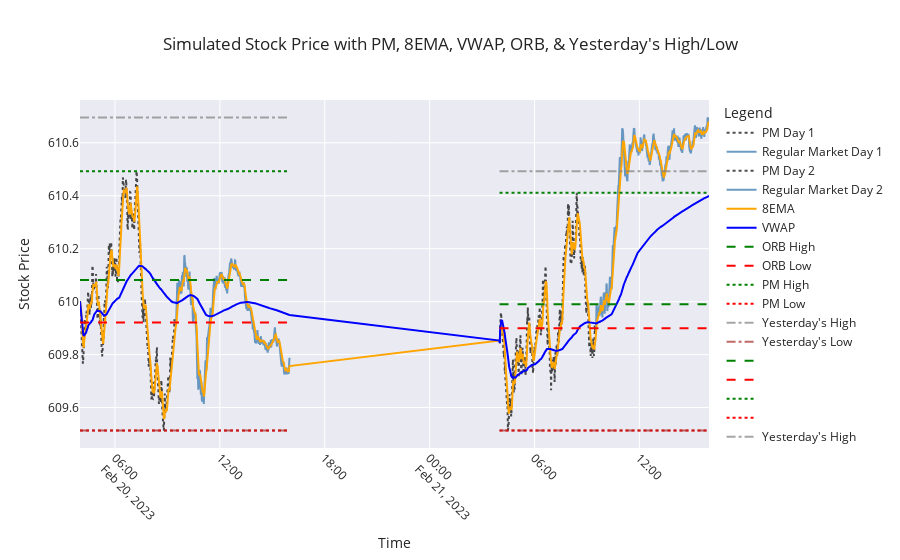

Here is the notebook cell this chart was saved with:
### Code cell
import numpy as np  # Importing numpy for numerical operations
import pandas as pd
import seaborn as sns
from plotly.subplots import make_subplots
from ipywidgets import widgets
from IPython.display import display
from Gen_SPY_With_Indicators import simulate_stock  # Importing simulation function
import matplotlib.pyplot as plt  # Importing matplotlib for plotting
import matplotlib.ticker as mticker  # For proper Y-axis formatting

def generate_signals(df, stop_loss_pct=0.02):
    """ Generates trade signals based on ORB, VWAP, 8EMA, PM High/Low, and Yest High/Low """

    df['Signal'] = ''
    df['Stop_Loss'] = np.nan  # Initialize Stop_Loss column

    # Buy Call: Price breaks ORB High & supported by 8EMA & VWAP
    df.loc[
        (df['Close'] > df['ORB_High']) & 
        (df['Close'] > df['VWAP']) & 
        (df['Close'] > df['8EMA']),
        'Signal'
    ] = 'BUY CALL'

    # Sell Put: Price breaks ORB Low & rejected by 8EMA & VWAP
    df.loc[
        (df['Close'] < df['ORB_Low']) & 
        (df['Close'] < df['VWAP']) & 
        (df['Close'] < df['8EMA']),
        'Signal'
    ] = 'BUY PUT'

    # Boost Call Confidence if PM High or Yesterday's High is broken
    df.loc[
        (df['Signal'] == 'BUY CALL') & 
        ((df['Close'] > df['PM_High']) | (df['Close'] > df['Yest_High'])),
        'Signal'
    ] = 'STRONG BUY CALL'

    # Boost Put Confidence if PM Low or Yesterday's Low is broken
    df.loc[
        (df['Signal'] == 'BUY PUT') & 
        ((df['Close'] < df['PM_Low']) | (df['Close'] < df['Yest_Low'])),
        'Signal'
    ] = 'STRONG BUY PUT'

    # Add stop loss levels
    df.loc[df['Signal'].isin(['BUY CALL', 'STRONG BUY CALL']), 'Stop_Loss'] = df['Close'] * (1 - stop_loss_pct)
    df.loc[df['Signal'].isin(['BUY PUT', 'STRONG BUY PUT']), 'Stop_Loss'] = df['Close'] * (1 + stop_loss_pct)

    return df

# Simulate Stock Data for 2 Days
simulated_data, yesterday_high, yesterday_low = simulate_stock(number_of_days)

# Apply Signal Generation
simulated_data = generate_signals(simulated_data)

import plotly.express as px
import plotly.graph_objects as go

# Set seaborn style
sns.set(style="whitegrid")

# Create a subplot
fig = make_subplots(rows=1, cols=1)

# Function to update the plot based on the toggle button
def update_plot(change):
    fig.data = []  # Clear existing traces

    if toggle_button.value:
        # Add candlestick traces for each day
        for day in simulated_data["Day"].unique():
            day_data = simulated_data[simulated_data["Day"] == day]
            pm_data = day_data[day_data["Session"] == "PM"]
            market_data = day_data[day_data["Session"] == "Regular Market"]

            if not pm_data.empty:
                fig.add_trace(go.Candlestick(x=pm_data['Timestamp'], open=pm_data['Open'], high=pm_data['High'], low=pm_data['Low'], close=pm_data['Close'], name=f"PM Day {day}"))
            if not market_data.empty:
                fig.add_trace(go.Candlestick(x=market_data['Timestamp'], open=market_data['Open'], high=market_data['High'], low=market_data['Low'], close=market_data['Close'], name=f"Regular Market Day {day}"))
    else:
        # Add line traces for each day
        for day in simulated_data["Day"].unique():
            day_data = simulated_data[simulated_data["Day"] == day]
            pm_data = day_data[day_data["Session"] == "PM"]
            market_data = day_data[day_data["Session"] == "Regular Market"]

            fig.add_trace(go.Scatter(x=pm_data['Timestamp'], y=pm_data['Close'], mode='lines', name=f"PM Day {day}", line=dict(color="black", dash="dot"), opacity=0.7))
            fig.add_trace(go.Scatter(x=market_data['Timestamp'], y=market_data['Close'], mode='lines', name=f"Regular Market Day {day}", line=dict(color="steelblue"), opacity=0.8))

    # Add traces for indicators
    fig.add_trace(go.Scatter(x=simulated_data['Timestamp'], y=simulated_data['8EMA'], mode='lines', name="8EMA", line=dict(color="orange")))
    fig.add_trace(go.Scatter(x=simulated_data['Timestamp'], y=simulated_data['VWAP'], mode='lines', name="VWAP", line=dict(color="blue")))

    # Add traces for ORB and PM High/Low
    for day in simulated_data['Day'].unique():
        day_data = simulated_data[simulated_data['Day'] == day]
        fig.add_trace(go.Scatter(x=day_data['Timestamp'], y=day_data['ORB_High'], mode='lines', name="ORB High" if day == 1 else "", line=dict(color="green", dash="dash")))
        fig.add_trace(go.Scatter(x=day_data['Timestamp'], y=day_data['ORB_Low'], mode='lines', name="ORB Low" if day == 1 else "", line=dict(color="red", dash="dash")))
        fig.add_trace(go.Scatter(x=day_data['Timestamp'], y=day_data['PM_High'], mode='lines', name="PM High" if day == 1 else "", line=dict(color="green", dash="dot")))
        fig.add_trace(go.Scatter(x=day_data['Timestamp'], y=day_data['PM_Low'], mode='lines', name="PM Low" if day == 1 else "", line=dict(color="red", dash="dot")))

        market_open_time = day_data['Timestamp'].iloc[0]
        market_close_time = day_data['Timestamp'].iloc[-1]
        if day == 1:
            fig.add_trace(go.Scatter(x=[market_open_time, market_close_time], y=[yesterday_high, yesterday_high], mode='lines', name="Yesterday's High", line=dict(color="gray", dash="dashdot"), opacity=0.7))
            fig.add_trace(go.Scatter(x=[market_open_time, market_close_time], y=[yesterday_low, yesterday_low], mode='lines', name="Yesterday's Low", line=dict(color="brown", dash="dashdot"), opacity=0.7))
        else:
            fig.add_trace(go.Scatter(x=[market_open_time, market_close_time], y=[day_data['Yest_High'].iloc[0], day_data['Yest_High'].iloc[0]], mode='lines', name="Yesterday's High" if day == 2 else "", line=dict(color="gray", dash="dashdot"), opacity=0.7))
            fig.add_trace(go.Scatter(x=[market_open_time, market_close_time], y=[day_data['Yest_Low'].iloc[0], day_data['Yest_Low'].iloc[0]], mode='lines', name="Yesterday's Low" if day == 2 else "", line=dict(color="brown", dash="dashdot"), opacity=0.7))

    # Update layout for better appearance
    fig.update_layout(
        title="Simulated Stock Price with PM, 8EMA, VWAP, ORB, & Yesterday's High/Low",
        xaxis_title="Time",
        yaxis_title="Stock Price",
        legend_title="Legend",
        xaxis=dict(tickangle=45),
        template="seaborn"
    )

    # Show the plot
    fig.show()

# Create a toggle button
toggle_button = widgets.ToggleButton(
    value=False,
    description='Toggle Candlestick',
    disabled=False,
    button_style='',
    tooltip='Toggle between line and candlestick chart',
    icon='line-chart'
)

# Attach the update function to the toggle button
toggle_button.observe(update_plot, names='value')

# Display the toggle button
# display(toggle_button)

# Initial plot update
update_plot(None)

# Print any part of the simulated data that contains BUY CALL or BUY PUT signals during Regular Market session
print(simulated_data[(simulated_data['Signal'].isin(['BUY CALL', 'BUY PUT', 'STRONG BUY CALL', 'STRONG BUY PUT'])) & 
                     (simulated_data['Session'] == 'Regular Market')])

### Figure 1 — Plotly figure (JSON) as saved in the notebook; plotly's stock layout.template omitted (floating-point values rounded to 4 significant figures; data arrays with more than 128 entries replaced by an {"elided": "..."} marker saying what was removed)
{"data": [{"line": {"color": "black", "dash": "dot"}, "mode": "lines", "name": "PM Day 1", "opacity": 0.7, "type": "scatter", "x": {"elided": "330 str values"}, "y": {"elided": "330 float values"}}, {"line": {"color": "steelblue"}, "mode": "lines", "name": "Regular Market Day 1", "opacity": 0.8, "type": "scatter", "x": {"elided": "390 str values"}, "y": {"elided": "390 float values"}}, {"line": {"color": "black", "dash": "dot"}, "mode": "lines", "name": "PM Day 2", "opacity": 0.7, "type": "scatter", "x": {"elided": "330 str values"}, "y": {"elided": "330 float values"}}, {"line": {"color": "steelblue"}, "mode": "lines", "name": "Regular Market Day 2", "opacity": 0.8, "type": "scatter", "x": {"elided": "390 str values"}, "y": {"elided": "390 float values"}}, {"line": {"color": "orange"}, "mode": "lines", "name": "8EMA", "type": "scatter", "x": {"elided": "1440 str values"}, "y": {"elided": "1440 float values"}}, {"line": {"color": "blue"}, "mode": "lines", "name": "VWAP", "type": "scatter", "x": {"elided": "1440 str values"}, "y": {"elided": "1440 float values"}}, {"line": {"color": "green", "dash": "dash"}, "mode": "lines", "name": "ORB High", "type": "scatter", "x": {"elided": "720 str values"}, "y": {"elided": "720 float values"}}, {"line": {"color": "red", "dash": "dash"}, "mode": "lines", "name": "ORB Low", "type": "scatter", "x": {"elided": "720 str values"}, "y": {"elided": "720 float values"}}, {"line": {"color": "green", "dash": "dot"}, "mode": "lines", "name": "PM High", "type": "scatter", "x": {"elided": "720 str values"}, "y": {"elided": "720 float values"}}, {"line": {"color": "red", "dash": "dot"}, "mode": "lines", "name": "PM Low", "type": "scatter", "x": {"elided": "720 str values"}, "y": {"elided": "720 float values"}}, {"line": {"color": "gray", "dash": "dashdot"}, "mode": "lines", "name": "Yesterday's High", "opacity": 0.7, "type": "scatter", "x": ["2023-02-20T04:00:00", "2023-02-20T15:59:00"], "y": [610.7, 610.7]}, {"line": {"color": "brown", "dash": "dashdot"}, "mode": "lines", "name": "Yesterday's Low", "opacity": 0.7, "type": "scatter", "x": ["2023-02-20T04:00:00", "2023-02-20T15:59:00"], "y": [609.5, 609.5]}, {"line": {"color": "green", "dash": "dash"}, "mode": "lines", "name": "", "type": "scatter", "x": {"elided": "720 str values"}, "y": {"elided": "720 float values"}}, {"line": {"color": "red", "dash": "dash"}, "mode": "lines", "name": "", "type": "scatter", "x": {"elided": "720 str values"}, "y": {"elided": "720 float values"}}, {"line": {"color": "green", "dash": "dot"}, "mode": "lines", "name": "", "type": "scatter", "x": {"elided": "720 str values"}, "y": {"elided": "720 float values"}}, {"line": {"color": "red", "dash": "dot"}, "mode": "lines", "name": "", "type": "scatter", "x": {"elided": "720 str values"}, "y": {"elided": "720 float values"}}, {"line": {"color": "gray", "dash": "dashdot"}, "mode": "lines", "name": "Yesterday's High", "opacity": 0.7, "type": "scatter", "x": ["2023-02-21T04:00:00", "2023-02-21T15:59:00"], "y": [610.5, 610.5]}, {"line": {"color": "brown", "dash": "dashdot"}, "mode": "lines", "name": "Yesterday's Low", "opacity": 0.7, "type": "scatter", "x": ["2023-02-21T04:00:00", "2023-02-21T15:59:00"], "y": [609.5, 609.5]}], "layout": {"legend": {"title": {"text": "Legend"}}, "title": {"text": "Simulated Stock Price with PM, 8EMA, VWAP, ORB, & Yesterday's High/Low"}, "xaxis": {"anchor": "y", "domain": [0, 1], "tickangle": 45, "title": {"text": "Time"}}, "yaxis": {"anchor": "x", "domain": [0, 1], "title": {"text": "Stock Price"}}}}
